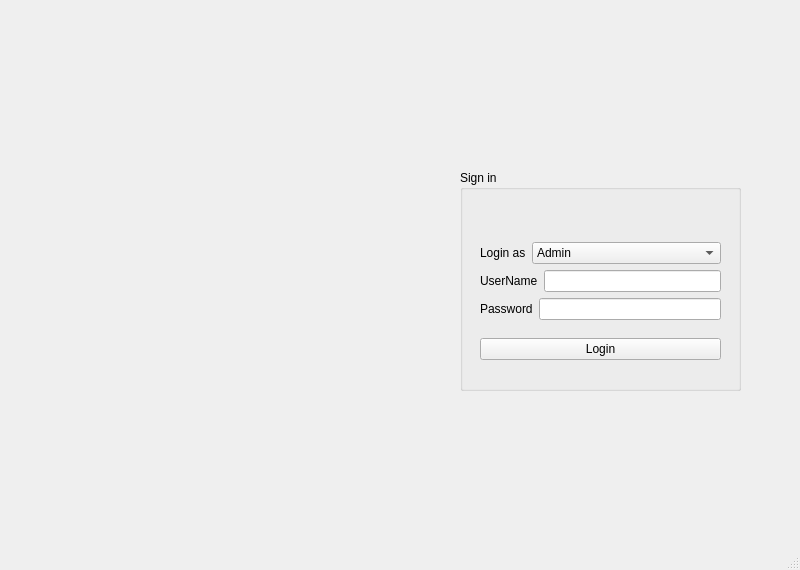
<?xml version="1.0" encoding="UTF-8"?>
<ui version="4.0">
 <class>MainWindow</class>
 <widget class="QMainWindow" name="MainWindow">
  <property name="geometry">
   <rect>
    <x>0</x>
    <y>0</y>
    <width>800</width>
    <height>570</height>
   </rect>
  </property>
  <property name="maximumSize">
   <size>
    <width>800</width>
    <height>600</height>
   </size>
  </property>
  <property name="windowTitle">
   <string>MainWindow</string>
  </property>
  <widget class="QWidget" name="centralwidget">
   <property name="sizePolicy">
    <sizepolicy hsizetype="Preferred" vsizetype="Preferred">
     <horstretch>0</horstretch>
     <verstretch>0</verstretch>
    </sizepolicy>
   </property>
   <widget class="QGroupBox" name="groupBox">
    <property name="geometry">
     <rect>
      <x>460</x>
      <y>170</y>
      <width>281</width>
      <height>221</height>
     </rect>
    </property>
    <property name="sizePolicy">
     <sizepolicy hsizetype="Fixed" vsizetype="Fixed">
      <horstretch>0</horstretch>
      <verstretch>0</verstretch>
     </sizepolicy>
    </property>
    <property name="minimumSize">
     <size>
      <width>281</width>
      <height>221</height>
     </size>
    </property>
    <property name="title">
     <string>Sign in</string>
    </property>
    <widget class="QWidget" name="layoutWidget">
     <property name="geometry">
      <rect>
       <x>20</x>
       <y>60</y>
       <width>241</width>
       <height>144</height>
      </rect>
     </property>
     <layout class="QVBoxLayout" name="verticalLayout_2">
      <item>
       <layout class="QVBoxLayout" name="verticalLayout">
        <item>
         <layout class="QHBoxLayout" name="horizontalLayout_4">
          <item>
           <widget class="QLabel" name="label_4">
            <property name="sizePolicy">
             <sizepolicy hsizetype="Fixed" vsizetype="Preferred">
              <horstretch>0</horstretch>
              <verstretch>0</verstretch>
             </sizepolicy>
            </property>
            <property name="text">
             <string>Login as</string>
            </property>
            <property name="buddy">
             <cstring>comboBox</cstring>
            </property>
           </widget>
          </item>
          <item>
           <widget class="QComboBox" name="comboBox">
            <item>
             <property name="text">
              <string>Admin</string>
             </property>
            </item>
            <item>
             <property name="text">
              <string>Member</string>
             </property>
            </item>
            <item>
             <property name="text">
              <string>Staff</string>
             </property>
            </item>
            <item>
             <property name="text">
              <string>Trainer</string>
             </property>
            </item>
           </widget>
          </item>
         </layout>
        </item>
        <item>
         <layout class="QHBoxLayout" name="horizontalLayout">
          <item>
           <widget class="QLabel" name="label">
            <property name="text">
             <string>UserName</string>
            </property>
            <property name="buddy">
             <cstring>lineEdit_USERNAME</cstring>
            </property>
           </widget>
          </item>
          <item>
           <widget class="QLineEdit" name="lineEdit_USERNAME"/>
          </item>
         </layout>
        </item>
        <item>
         <layout class="QHBoxLayout" name="horizontalLayout_2">
          <item>
           <widget class="QLabel" name="label_2">
            <property name="text">
             <string>Password</string>
            </property>
            <property name="buddy">
             <cstring>lineEdit_PASSWORD</cstring>
            </property>
           </widget>
          </item>
          <item>
           <widget class="QLineEdit" name="lineEdit_PASSWORD">
            <property name="echoMode">
             <enum>QLineEdit::Password</enum>
            </property>
           </widget>
          </item>
         </layout>
        </item>
       </layout>
      </item>
      <item>
       <widget class="QPushButton" name="Login">
        <property name="text">
         <string>Login</string>
        </property>
       </widget>
      </item>
     </layout>
    </widget>
   </widget>
   <widget class="QLabel" name="label_pic">
    <property name="geometry">
     <rect>
      <x>10</x>
      <y>-40</y>
      <width>441</width>
      <height>571</height>
     </rect>
    </property>
    <property name="text">
     <string/>
    </property>
   </widget>
  </widget>
  <widget class="QMenuBar" name="menubar">
   <property name="geometry">
    <rect>
     <x>0</x>
     <y>0</y>
     <width>800</width>
     <height>25</height>
    </rect>
   </property>
  </widget>
  <widget class="QStatusBar" name="statusbar"/>
 </widget>
 <resources/>
 <connections>
  <connection>
   <sender>lineEdit_PASSWORD</sender>
   <signal>returnPressed()</signal>
   <receiver>Login</receiver>
   <slot>click()</slot>
   <hints>
    <hint type="sourcelabel">
     <x>615</x>
     <y>355</y>
    </hint>
    <hint type="destinationlabel">
     <x>611</x>
     <y>385</y>
    </hint>
   </hints>
  </connection>
  <connection>
   <sender>lineEdit_USERNAME</sender>
   <signal>returnPressed()</signal>
   <receiver>lineEdit_PASSWORD</receiver>
   <slot>setFocus()</slot>
   <hints>
    <hint type="sourcelabel">
     <x>669</x>
     <y>311</y>
    </hint>
    <hint type="destinationlabel">
     <x>658</x>
     <y>359</y>
    </hint>
   </hints>
  </connection>
 </connections>
</ui>
